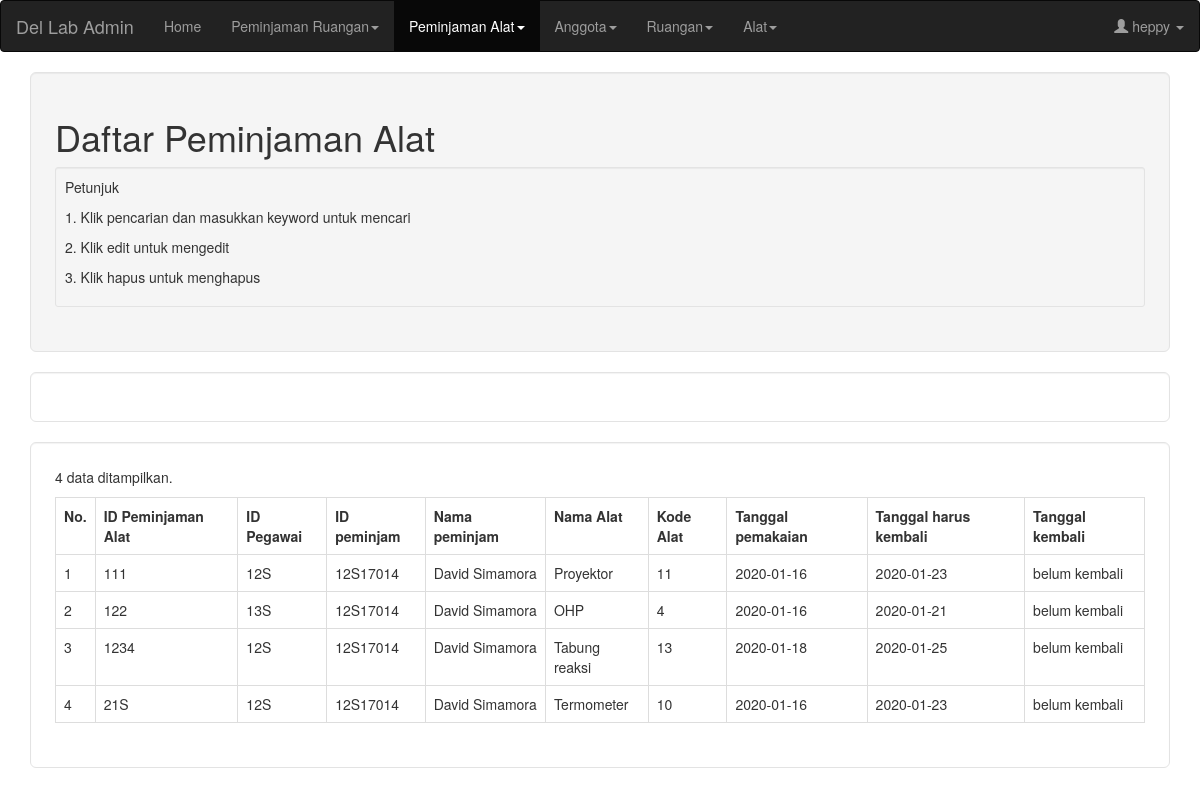
The page /admin/daftar-peminjaman-alat.php (signed in) on the database its author committed.
### tables this page shows
CREATE TABLE `details_peminjaman_alat` (
  `id_peminjaman_alat` varchar(20) NOT NULL,
  `id_peminjam` varchar(20) NOT NULL,
  `id_alat` varchar(20) NOT NULL,
  `tanggal_pemakaian` date NOT NULL,
  `tanggal_selesai` date NOT NULL,
  `tanggal_kembali` date DEFAULT NULL,
  `id_pegawai` varchar(20) DEFAULT NULL,
  PRIMARY KEY (`id_peminjaman_alat`),
  KEY `peminjam_id` (`id_peminjam`),
  KEY `kode_alat` (`id_alat`),
  KEY `pegawai_id` (`id_pegawai`),
  CONSTRAINT `kode_alat` FOREIGN KEY (`id_alat`) REFERENCES `alat` (`kode`),
  CONSTRAINT `pegawai_id` FOREIGN KEY (`id_pegawai`) REFERENCES `pegawai` (`id_pegawai`),
  CONSTRAINT `peminjam_id` FOREIGN KEY (`id_peminjam`) REFERENCES `peminjam` (`id_peminjam`)
);

CREATE TABLE `peminjam` (
  `id_peminjam` varchar(20) NOT NULL,
  `nama_peminjam` varchar(60) NOT NULL,
  `jenis_kelamin` varchar(1) NOT NULL,
  PRIMARY KEY (`id_peminjam`)
);

CREATE TABLE `alat` (
  `kode` varchar(20) NOT NULL,
  `nama_alat` varchar(60) NOT NULL,
  `jumlah` int(20) NOT NULL,
  `nomor_rak` varchar(20) NOT NULL,
  `status` varchar(20) NOT NULL,
  PRIMARY KEY (`kode`)
);

### admin/daftar-peminjaman-alat.php (the view, shortened to what this page needs)
<?php
	include "cekAdmin.php";
?>
<!DOCTYPE html>
<html>
<head>
	<link rel="stylesheet" href="../bootstrap/css/bootstrap.css">
</head>
<body>
<nav class="navbar navbar-inverse">
	  <div class="container-fluid">
	    <div class="navbar- header">
	      <a class="navbar-brand" href="index.php">Del Lab Admin</a>
	    </div>
	    <div>
	      <ul class="nav navbar-nav">
	        <li><a href="index.php">Home</a></li>
	        <li class="dropdown">
	          <a class="dropdown-toggle" data-toggle="dropdown" href="#">Peminjaman Ruangan<span class="caret"></span></a>
			  <li class="dropdown active">
	          <a class="dropdown-toggle" data-toggle="dropdown" href="#">Peminjaman Alat<span class="caret"></span></a>
	        </li>
	        </li>
	        <li class="dropdown">
	       		<a class="dropdown-toggle" data-toggle="dropdown" href="#">Anggota<span class="caret"></span></a>
	        </li>
	        <li class="dropdown">
	        	<a class="dropdown-toggle" data-toggle="dropdown" href="#">Ruangan<span class="caret"></span></a>
	        </li>
			<li class="dropdown">
	        	<a class="dropdown-toggle" data-toggle="dropdown" href="#">Alat<span class="caret"></span></a>
	        </li>
	      </ul>
	    	<ul class="nav navbar-nav navbar-right">
        		<li class="dropdown">
        			<a class="dropdown-toggle" data-toggle="dropdown">
        				<span class="glyphicon glyphicon-user"></span> <?php echo $_SESSION["username"]; ?> <span class="caret"></span>
        			</a>
        		</li>
        	</ul>
	    </div>
	  </div>
	</nav>
	<div class="container">
		<div class="well well-lg">
			<h1>Daftar Peminjaman Alat</h1>
			<div class="well well-sm">
				<p>Petunjuk</p>
				<p>1. Klik pencarian dan masukkan keyword untuk mencari</p>
				<p>2. Klik edit untuk mengedit</p>
				<p>3. Klik hapus untuk menghapus</p>
			</div>
		</div>
	</div>
	<div class="container">
		<div class="well well-lg" style="background: white">
		</div>
		<div class="well well-lg" style="background: white">
			<table class="table table-hover table-bordered">
				<tr>
					<th>No.</th>
					<th>ID Peminjaman Alat</th>
					<th>ID Pegawai</th>
					<th>ID peminjam</th>
					<th>Nama peminjam</th>
					<th>Nama Alat</th>
					<th>Kode Alat</th>
					<th>Tanggal pemakaian</th>
					<th>Tanggal harus kembali</th>
					<th>Tanggal kembali</th>
				</tr>
<?php
	$sql = "SELECT * FROM alat a, peminjam p, details_peminjaman_alat x WHERE a.kode = x.id_alat AND p.id_peminjam = x.id_peminjam";
	$result = mysqli_query($connection, $sql);
	if(!$result){
		die("No result found");
	}else{
		$count=mysqli_num_rows($result);
	}
	if($count>0){
		$number = 1;
		echo "<p>$count data ditampilkan.<p>";
		while($row = mysqli_fetch_assoc($result)) {
			if(!isset($row["kembali"])){
				$status = "belum kembali";
	        }else{
	        	$status = ($row["kembali"]);
	        }
			echo "<tr> <td>" . $number. "</td><td> ".
			$row["id_peminjaman_alat"]."</td><td>".
			$row["id_pegawai"]."</td><td>".
	        $row["id_peminjam"]."</td><td>".
			$row["nama_peminjam"]."</td><td>".
			$row["nama_alat"]."</td><td>".
	        $row["id_alat"]."</td><td>".
	        $row["tanggal_pemakaian"]."</td><td>".
	        $row["tanggal_selesai"]."</td><td>".
	        $status."</td></tr>";
	        $number++;
	    }
	}
?>
			</table>
		</div>
	</div>
</body>
</html>

### rows shown on the page
details_peminjaman_alat: id_peminjaman_alat "111", id_pegawai "12S", id_peminjam "12S17014", id_peminjam.nama_peminjam "David Simamora", id_alat.nama_alat "Proyektor", id_alat "11", tanggal_pemakaian "2020-01-16", tanggal_selesai "2020-01-23", status "belum kembali"
details_peminjaman_alat: id_peminjaman_alat "122", id_pegawai "13S", id_peminjam "12S17014", id_peminjam.nama_peminjam "David Simamora", id_alat.nama_alat "OHP", id_alat "4", tanggal_pemakaian "2020-01-16", tanggal_selesai "2020-01-21", status "belum kembali"
details_peminjaman_alat: id_peminjaman_alat "1234", id_pegawai "12S", id_peminjam "12S17014", id_peminjam.nama_peminjam "David Simamora", id_alat.nama_alat "Tabung reaksi", id_alat "13", tanggal_pemakaian "2020-01-18", tanggal_selesai "2020-01-25", status "belum kembali"
details_peminjaman_alat: id_peminjaman_alat "21S", id_pegawai "12S", id_peminjam "12S17014", id_peminjam.nama_peminjam "David Simamora", id_alat.nama_alat "Termometer", id_alat "10", tanggal_pemakaian "2020-01-16", tanggal_selesai "2020-01-23", status "belum kembali"

### other values the page prints
$_SESSION["username"] "heppy"
$count "4"
